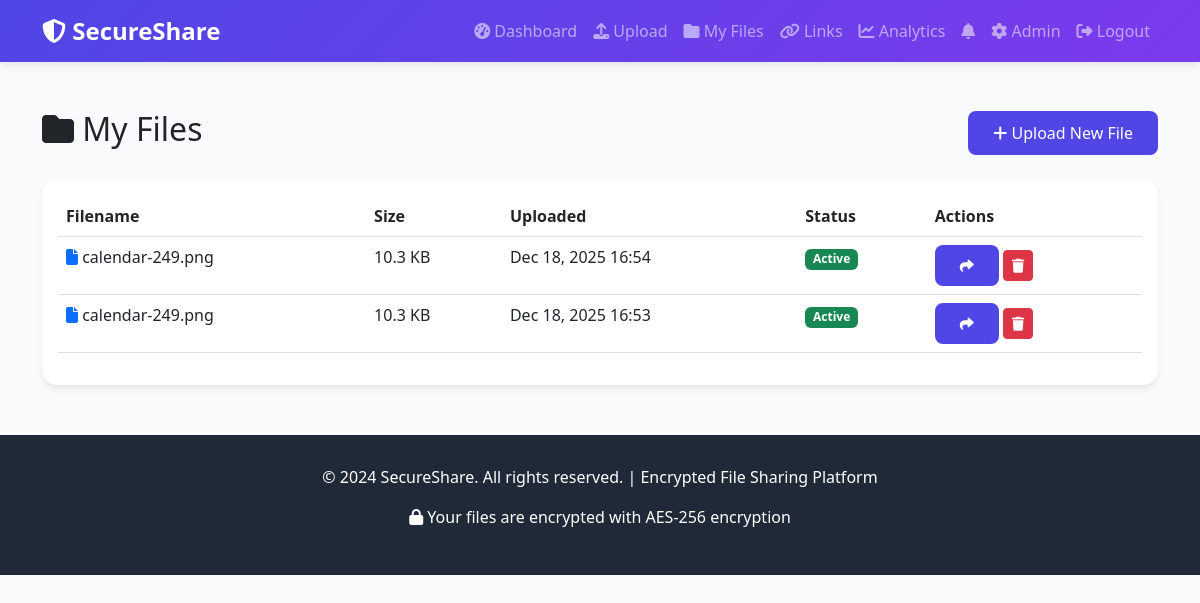
/files/ (signed in), run on the app's committed database.
### core/models.py (models this page shows, shortened)
class EncryptedFile(models.Model):
    id = models.UUIDField(primary_key=True, default=uuid.uuid4, editable=False)
    owner = models.ForeignKey(User, on_delete=models.CASCADE, related_name='files')
    original_filename = models.CharField(max_length=255)
    encrypted_filename = models.CharField(max_length=255)
    file_size = models.BigIntegerField()
    file_hash = models.CharField(max_length=64)
    encryption_iv = models.BinaryField()
    uploaded_at = models.DateTimeField(auto_now_add=True)
    is_active = models.BooleanField(default=True)

### core/views.py (the view)
# urls.py: path('files/', views.my_files, name='my_files'),
@login_required
def my_files(request):
    files = EncryptedFile.objects.filter(owner=request.user, is_active=True).order_by('-uploaded_at')
    paginator = Paginator(files, 10)
    page_number = request.GET.get('page')
    page_obj = paginator.get_page(page_number)
    return render(request, 'my_files.html', {'page_obj': page_obj})

### core/templates/my_files.html (shortened to what this page needs)
{% extends 'base.html' %}
{% block content %}
<div class="d-flex justify-content-between align-items-center mb-4">
    <h2><i class="fas fa-folder"></i> My Files</h2>
    <a href="{% url 'upload_file' %}" class="btn btn-primary">
        <i class="fas fa-plus"></i> Upload New File
    </a>
</div>
<div class="card">
    <div class="card-body">
        {% if page_obj %}
        <div class="table-responsive">
            <table class="table table-hover">
                <thead>
                    <tr>
                        <th>Filename</th>
                        <th>Size</th>
                        <th>Uploaded</th>
                        <th>Status</th>
                        <th>Actions</th>
                    </tr>
                </thead>
                <tbody>
                    {% for file in page_obj %}
                    <tr>
                        <td>
                            <i class="fas fa-file text-primary"></i>
                            {{ file.original_filename }}
                        </td>
                        <td>{{ file.file_size|filesizeformat }}</td>
                        <td>{{ file.uploaded_at|date:"M d, Y H:i" }}</td>
                        <td>
                            {% if file.is_active %}
                            <span class="badge bg-success">Active</span>
                            {% else %}
                            <span class="badge bg-secondary">Inactive</span>
                            {% endif %}
                        </td>
                        <td>
                            <a href="{% url 'create_link' file.id %}" class="btn btn-sm btn-primary" title="Create Link">
                                <i class="fas fa-share"></i>
                            </a>
                            <a href="{% url 'delete_file' file.id %}" class="btn btn-sm btn-danger" title="Delete">
                                <i class="fas fa-trash"></i>
                            </a>
                        </td>
                    </tr>
                    {% endfor %}
                </tbody>
            </table>
        </div>
        {% endif %}
    </div>
</div>
{% endblock %}

### core/templates/base.html (style rules this page uses)
:root { --primary-color: #4F46E5; --secondary-color: #10B981; --dark-bg: #1F2937; --light-bg: #F9FAFB; }
body { font-family: 'Segoe UI', Tahoma, Geneva, Verdana, sans-serif; background-color: var(--light-bg); }
.card { border: none; border-radius: 15px; box-shadow: 0 4px 6px rgba(0,0,0,0.07); transition: transform 0.3s, box-shadow 0.3s; }
.btn-primary { background: var(--primary-color); border: none; border-radius: 8px; padding: 10px 25px; transition: all 0.3s; }

### data on the page
EncryptedFile: original_filename "calendar-249.png", file_size|filesizeformat "10.3 KB", uploaded_at "Dec 18, 2025 16:54", is_active "Active"
EncryptedFile: original_filename "calendar-249.png", file_size|filesizeformat "10.3 KB", uploaded_at "Dec 18, 2025 16:53", is_active "Active"
